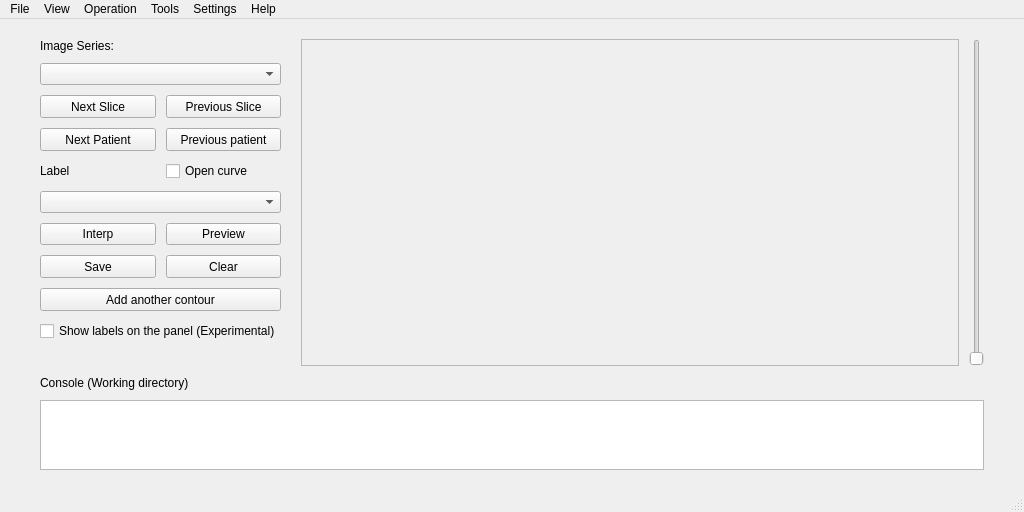
<?xml version="1.0" encoding="UTF-8"?>
<ui version="4.0">
 <class>MainWindow</class>
 <widget class="QMainWindow" name="MainWindow">
  <property name="geometry">
   <rect>
    <x>0</x>
    <y>0</y>
    <width>1024</width>
    <height>512</height>
   </rect>
  </property>
  <property name="sizePolicy">
   <sizepolicy hsizetype="Preferred" vsizetype="Preferred">
    <horstretch>0</horstretch>
    <verstretch>0</verstretch>
   </sizepolicy>
  </property>
  <property name="windowTitle">
   <string>LabelSys</string>
  </property>
  <widget class="QWidget" name="central_widget">
   <layout class="QVBoxLayout" name="verticalLayout" stretch="6,1">
    <property name="spacing">
     <number>10</number>
    </property>
    <property name="leftMargin">
     <number>40</number>
    </property>
    <property name="topMargin">
     <number>20</number>
    </property>
    <property name="rightMargin">
     <number>40</number>
    </property>
    <property name="bottomMargin">
     <number>20</number>
    </property>
    <item>
     <layout class="QHBoxLayout" name="hframe_im_btn" stretch="1,0,5,0">
      <item>
       <layout class="QGridLayout" name="grid_btns">
        <property name="sizeConstraint">
         <enum>QLayout::SetMaximumSize</enum>
        </property>
        <property name="leftMargin">
         <number>0</number>
        </property>
        <property name="rightMargin">
         <number>0</number>
        </property>
        <property name="bottomMargin">
         <number>25</number>
        </property>
        <item row="0" column="0">
         <widget class="QLabel" name="lbl_series">
          <property name="sizePolicy">
           <sizepolicy hsizetype="Preferred" vsizetype="Fixed">
            <horstretch>0</horstretch>
            <verstretch>0</verstretch>
           </sizepolicy>
          </property>
          <property name="text">
           <string>Image Series:</string>
          </property>
         </widget>
        </item>
        <item row="4" column="1">
         <widget class="QPushButton" name="btn_prev_patient">
          <property name="sizePolicy">
           <sizepolicy hsizetype="Minimum" vsizetype="Preferred">
            <horstretch>0</horstretch>
            <verstretch>0</verstretch>
           </sizepolicy>
          </property>
          <property name="minimumSize">
           <size>
            <width>0</width>
            <height>0</height>
           </size>
          </property>
          <property name="maximumSize">
           <size>
            <width>150</width>
            <height>50</height>
           </size>
          </property>
          <property name="text">
           <string>Previous patient</string>
          </property>
         </widget>
        </item>
        <item row="1" column="0" colspan="2">
         <widget class="QComboBox" name="combo_series">
          <property name="sizePolicy">
           <sizepolicy hsizetype="Preferred" vsizetype="Fixed">
            <horstretch>0</horstretch>
            <verstretch>0</verstretch>
           </sizepolicy>
          </property>
         </widget>
        </item>
        <item row="2" column="0">
         <widget class="QPushButton" name="btn_next_slice">
          <property name="sizePolicy">
           <sizepolicy hsizetype="Minimum" vsizetype="Preferred">
            <horstretch>0</horstretch>
            <verstretch>0</verstretch>
           </sizepolicy>
          </property>
          <property name="minimumSize">
           <size>
            <width>0</width>
            <height>0</height>
           </size>
          </property>
          <property name="maximumSize">
           <size>
            <width>150</width>
            <height>50</height>
           </size>
          </property>
          <property name="text">
           <string>Next Slice</string>
          </property>
         </widget>
        </item>
        <item row="2" column="1">
         <widget class="QPushButton" name="btn_prev_slice">
          <property name="sizePolicy">
           <sizepolicy hsizetype="Minimum" vsizetype="Preferred">
            <horstretch>0</horstretch>
            <verstretch>0</verstretch>
           </sizepolicy>
          </property>
          <property name="minimumSize">
           <size>
            <width>0</width>
            <height>0</height>
           </size>
          </property>
          <property name="maximumSize">
           <size>
            <width>150</width>
            <height>50</height>
           </size>
          </property>
          <property name="text">
           <string>Previous Slice</string>
          </property>
         </widget>
        </item>
        <item row="8" column="1">
         <widget class="QPushButton" name="btn_clear">
          <property name="sizePolicy">
           <sizepolicy hsizetype="Minimum" vsizetype="Preferred">
            <horstretch>0</horstretch>
            <verstretch>0</verstretch>
           </sizepolicy>
          </property>
          <property name="maximumSize">
           <size>
            <width>150</width>
            <height>50</height>
           </size>
          </property>
          <property name="text">
           <string>Clear</string>
          </property>
         </widget>
        </item>
        <item row="5" column="1">
         <widget class="QCheckBox" name="check_crv">
          <property name="text">
           <string>Open curve</string>
          </property>
         </widget>
        </item>
        <item row="5" column="0">
         <widget class="QLabel" name="lbl_label">
          <property name="sizePolicy">
           <sizepolicy hsizetype="Preferred" vsizetype="Fixed">
            <horstretch>0</horstretch>
            <verstretch>0</verstretch>
           </sizepolicy>
          </property>
          <property name="text">
           <string>Label</string>
          </property>
         </widget>
        </item>
        <item row="4" column="0">
         <widget class="QPushButton" name="btn_next_patient">
          <property name="sizePolicy">
           <sizepolicy hsizetype="Minimum" vsizetype="Preferred">
            <horstretch>0</horstretch>
            <verstretch>0</verstretch>
           </sizepolicy>
          </property>
          <property name="minimumSize">
           <size>
            <width>0</width>
            <height>0</height>
           </size>
          </property>
          <property name="maximumSize">
           <size>
            <width>150</width>
            <height>50</height>
           </size>
          </property>
          <property name="text">
           <string>Next Patient</string>
          </property>
         </widget>
        </item>
        <item row="7" column="0">
         <widget class="QPushButton" name="btn_interp">
          <property name="sizePolicy">
           <sizepolicy hsizetype="Minimum" vsizetype="Preferred">
            <horstretch>0</horstretch>
            <verstretch>0</verstretch>
           </sizepolicy>
          </property>
          <property name="maximumSize">
           <size>
            <width>150</width>
            <height>50</height>
           </size>
          </property>
          <property name="text">
           <string>Interp</string>
          </property>
         </widget>
        </item>
        <item row="10" column="0" colspan="2">
         <widget class="QPushButton" name="btn_add_cnt">
          <property name="sizePolicy">
           <sizepolicy hsizetype="Minimum" vsizetype="Preferred">
            <horstretch>0</horstretch>
            <verstretch>0</verstretch>
           </sizepolicy>
          </property>
          <property name="minimumSize">
           <size>
            <width>0</width>
            <height>0</height>
           </size>
          </property>
          <property name="maximumSize">
           <size>
            <width>300</width>
            <height>50</height>
           </size>
          </property>
          <property name="text">
           <string>Add another contour</string>
          </property>
         </widget>
        </item>
        <item row="6" column="0" colspan="2">
         <widget class="QComboBox" name="combo_label"/>
        </item>
        <item row="8" column="0">
         <widget class="QPushButton" name="btn_save">
          <property name="sizePolicy">
           <sizepolicy hsizetype="Minimum" vsizetype="Preferred">
            <horstretch>0</horstretch>
            <verstretch>0</verstretch>
           </sizepolicy>
          </property>
          <property name="minimumSize">
           <size>
            <width>0</width>
            <height>0</height>
           </size>
          </property>
          <property name="maximumSize">
           <size>
            <width>150</width>
            <height>50</height>
           </size>
          </property>
          <property name="toolTip">
           <string>Save for current image series</string>
          </property>
          <property name="text">
           <string>Save</string>
          </property>
         </widget>
        </item>
        <item row="7" column="1">
         <widget class="QPushButton" name="btn_preview">
          <property name="sizePolicy">
           <sizepolicy hsizetype="Minimum" vsizetype="Preferred">
            <horstretch>0</horstretch>
            <verstretch>0</verstretch>
           </sizepolicy>
          </property>
          <property name="text">
           <string>Preview</string>
          </property>
         </widget>
        </item>
        <item row="11" column="0" colspan="2">
         <widget class="QCheckBox" name="check_preview">
          <property name="font">
           <font>
            <pointsize>9</pointsize>
           </font>
          </property>
          <property name="text">
           <string>Show labels on the panel (Experimental)</string>
          </property>
         </widget>
        </item>
       </layout>
      </item>
      <item>
       <spacer name="im_btn_spacer">
        <property name="orientation">
         <enum>Qt::Horizontal</enum>
        </property>
        <property name="sizeType">
         <enum>QSizePolicy::Preferred</enum>
        </property>
        <property name="sizeHint" stdset="0">
         <size>
          <width>10</width>
          <height>20</height>
         </size>
        </property>
       </spacer>
      </item>
      <item>
       <widget class="QFrame" name="im_frame">
        <property name="frameShape">
         <enum>QFrame::StyledPanel</enum>
        </property>
        <property name="frameShadow">
         <enum>QFrame::Raised</enum>
        </property>
       </widget>
      </item>
      <item>
       <widget class="QSlider" name="slider_im">
        <property name="pageStep">
         <number>1</number>
        </property>
        <property name="orientation">
         <enum>Qt::Vertical</enum>
        </property>
        <property name="tickPosition">
         <enum>QSlider::NoTicks</enum>
        </property>
       </widget>
      </item>
     </layout>
    </item>
    <item>
     <layout class="QVBoxLayout" name="vframe_botom">
      <property name="sizeConstraint">
       <enum>QLayout::SetDefaultConstraint</enum>
      </property>
      <item>
       <widget class="QLabel" name="lbl_wd">
        <property name="sizePolicy">
         <sizepolicy hsizetype="Preferred" vsizetype="Fixed">
          <horstretch>0</horstretch>
          <verstretch>0</verstretch>
         </sizepolicy>
        </property>
        <property name="text">
         <string>Console (Working directory)</string>
        </property>
       </widget>
      </item>
      <item>
       <widget class="QTextBrowser" name="tb_console"/>
      </item>
     </layout>
    </item>
   </layout>
  </widget>
  <widget class="QMenuBar" name="menu_bar">
   <property name="geometry">
    <rect>
     <x>0</x>
     <y>0</y>
     <width>1024</width>
     <height>21</height>
    </rect>
   </property>
   <widget class="QMenu" name="menu_file">
    <property name="title">
     <string>File</string>
    </property>
    <addaction name="act_open"/>
    <addaction name="act_load"/>
    <addaction name="act_quit"/>
   </widget>
   <widget class="QMenu" name="menu_view">
    <property name="title">
     <string>View</string>
    </property>
    <addaction name="act_fullscreen"/>
    <addaction name="act_2D_preview"/>
    <addaction name="act_3D_preview"/>
   </widget>
   <widget class="QMenu" name="menu_settings">
    <property name="title">
     <string>Settings</string>
    </property>
    <addaction name="act_set_path"/>
    <addaction name="act_set_lbler"/>
    <addaction name="act_set_settings"/>
   </widget>
   <widget class="QMenu" name="menu_operation">
    <property name="title">
     <string>Operation</string>
    </property>
    <addaction name="act_op_next_slice"/>
    <addaction name="act_op_prev_slice"/>
    <addaction name="act_op_next_patient"/>
    <addaction name="act_op_prev_patient"/>
    <addaction name="act_op_change_lbl"/>
    <addaction name="act_op_save"/>
    <addaction name="act_op_clear"/>
    <addaction name="act_op_interp"/>
    <addaction name="act_op_add_cnt"/>
    <addaction name="act_op_rotate"/>
   </widget>
   <widget class="QMenu" name="menu_help">
    <property name="title">
     <string>Help</string>
    </property>
    <addaction name="act_manual"/>
   </widget>
   <widget class="QMenu" name="menu_tools">
    <property name="title">
     <string>Tools</string>
    </property>
    <addaction name="act_tool_compare"/>
   </widget>
   <addaction name="menu_file"/>
   <addaction name="menu_view"/>
   <addaction name="menu_operation"/>
   <addaction name="menu_tools"/>
   <addaction name="menu_settings"/>
   <addaction name="menu_help"/>
  </widget>
  <widget class="QStatusBar" name="statusbar"/>
  <action name="act_open">
   <property name="enabled">
    <bool>true</bool>
   </property>
   <property name="text">
    <string>Open</string>
   </property>
  </action>
  <action name="act_fullscreen">
   <property name="text">
    <string>Change screen mode</string>
   </property>
   <property name="shortcut">
    <string/>
   </property>
  </action>
  <action name="act_quit">
   <property name="text">
    <string>Exit</string>
   </property>
  </action>
  <action name="act_load">
   <property name="text">
    <string>Load</string>
   </property>
  </action>
  <action name="act_set_path">
   <property name="text">
    <string>Output path</string>
   </property>
  </action>
  <action name="act_3D_preview">
   <property name="text">
    <string>3D Preview (Experimental)</string>
   </property>
  </action>
  <action name="act_set_lbler">
   <property name="text">
    <string>Labeler name</string>
   </property>
  </action>
  <action name="act_set_settings">
   <property name="text">
    <string>Other settings</string>
   </property>
  </action>
  <action name="act_op_next_slice">
   <property name="text">
    <string>Next slice</string>
   </property>
  </action>
  <action name="act_op_prev_slice">
   <property name="text">
    <string>Previous slice</string>
   </property>
  </action>
  <action name="act_op_next_patient">
   <property name="text">
    <string>Next patient</string>
   </property>
  </action>
  <action name="act_op_prev_patient">
   <property name="text">
    <string>Previous patient</string>
   </property>
  </action>
  <action name="act_op_change_lbl">
   <property name="text">
    <string>Change label</string>
   </property>
  </action>
  <action name="act_op_save">
   <property name="text">
    <string>Save</string>
   </property>
  </action>
  <action name="act_op_clear">
   <property name="text">
    <string>Clear</string>
   </property>
  </action>
  <action name="act_op_interp">
   <property name="text">
    <string>Interpolation</string>
   </property>
  </action>
  <action name="act_op_add_cnt">
   <property name="text">
    <string>Add contour</string>
   </property>
  </action>
  <action name="act_manual">
   <property name="text">
    <string>Manual</string>
   </property>
  </action>
  <action name="act_tool_compare">
   <property name="text">
    <string>Compare widget</string>
   </property>
  </action>
  <action name="act_2D_preview">
   <property name="text">
    <string>2D Preview</string>
   </property>
  </action>
  <action name="act_op_rotate">
   <property name="text">
    <string>Rotate</string>
   </property>
  </action>
 </widget>
 <resources/>
 <connections/>
</ui>
